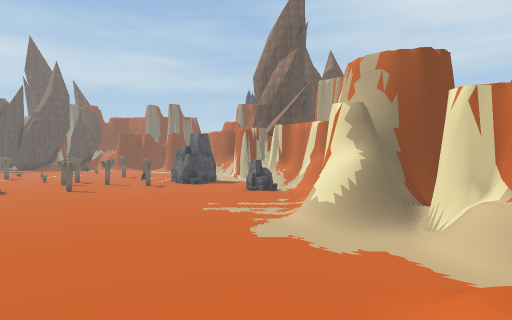
[1] (above)

24 first-person views from a walk through a 3-D level made in the Unity game engine. The camera is 1.3 m above the floor, tilts 2° down and sees 75° across. The floor is counted in squares, 2 m on a side. Each view is taken from the middle of a square. On the plan, view 1 faces up. The plan holds only what a view shows up to about 10 squares ahead; the rest is blank. The place goes on beyond the plan. Some surface patterns are stand-ins.

[2]
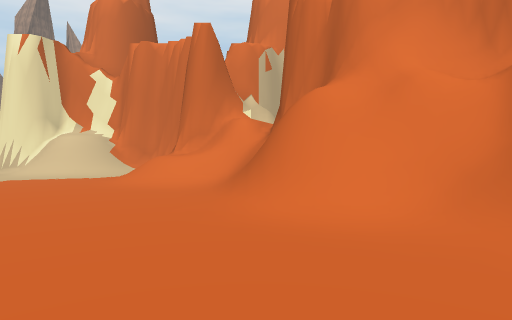

[3]
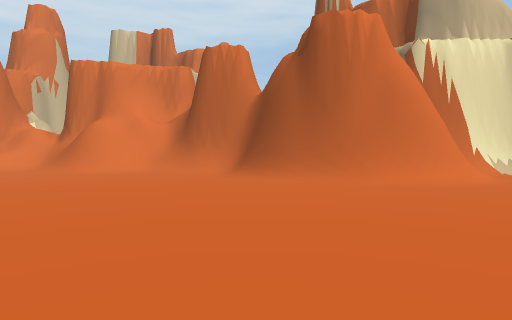

[4]
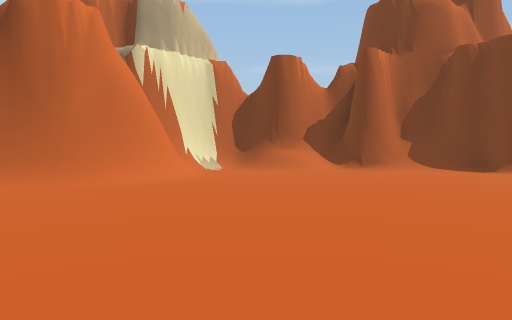

[5]
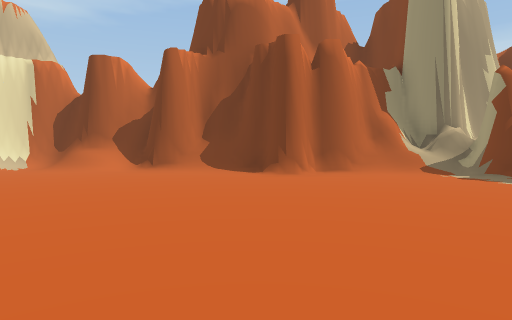

[6]
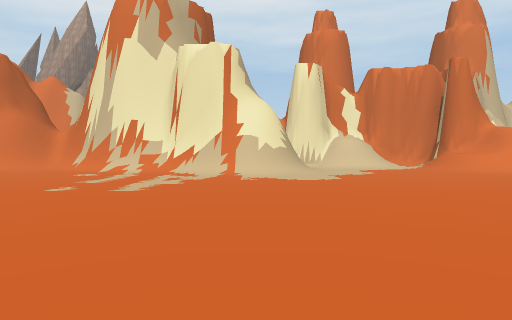

[7]
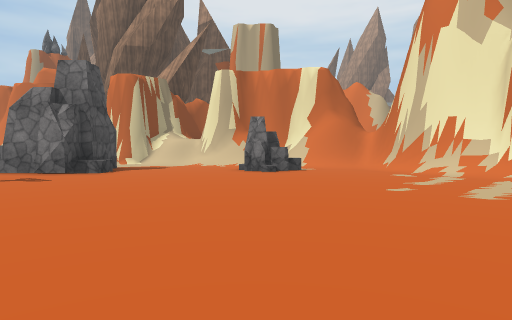

[8]
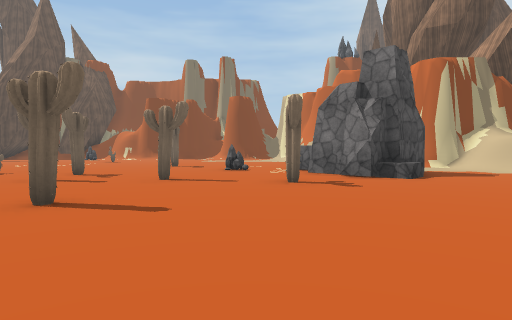

[9]
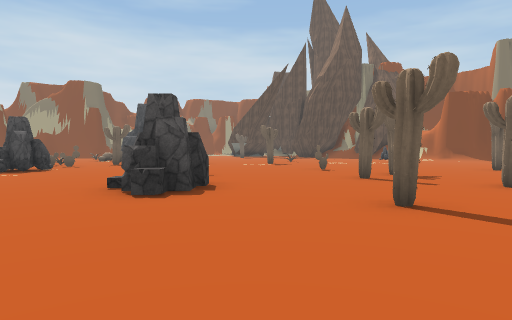

[10]
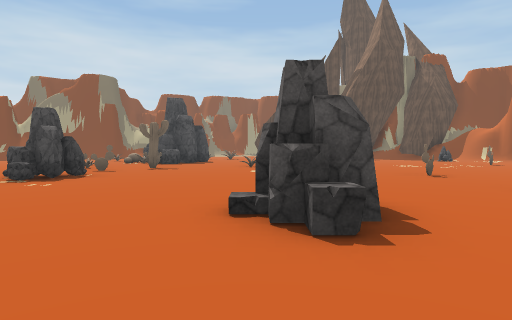

[11]
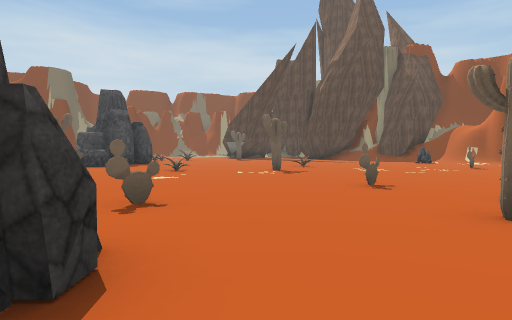

[12]
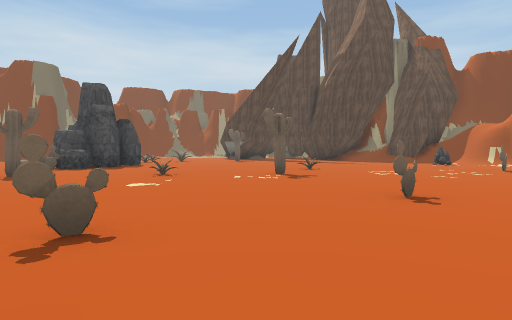

[13]
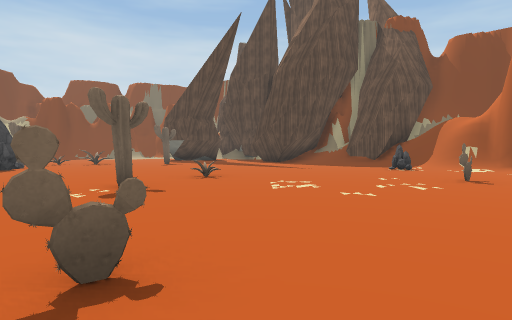

[14]
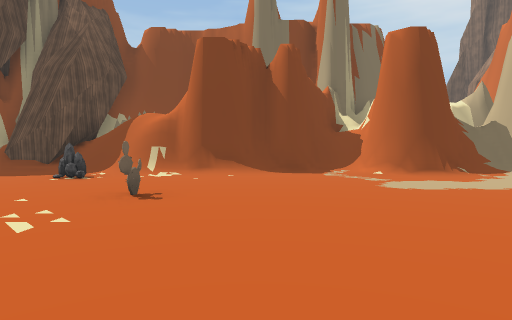

[15]
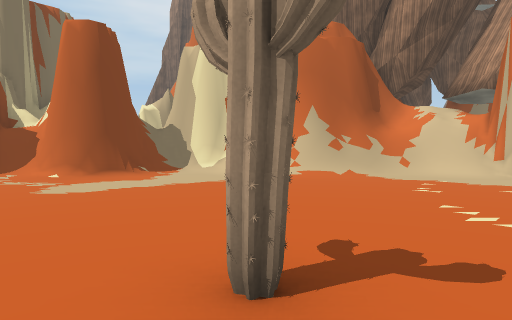

[16]
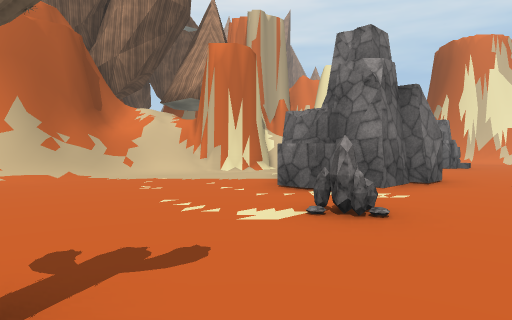

[17]
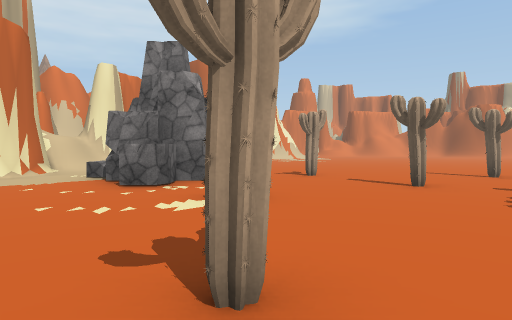

[18]
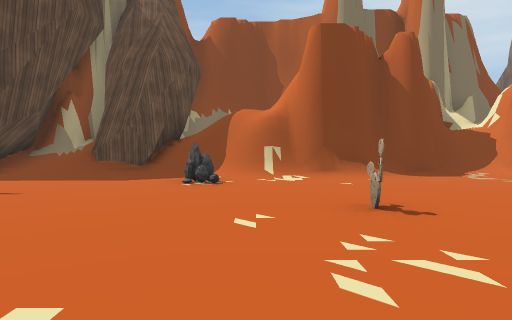

[19]
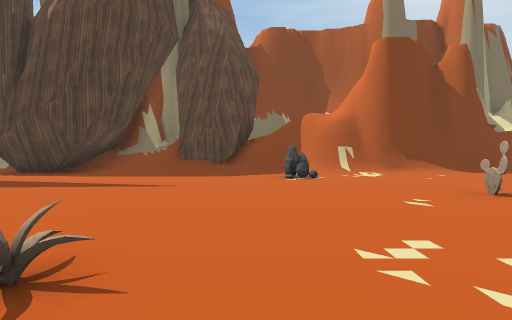

[20]
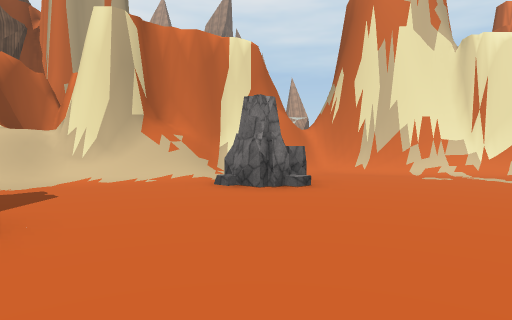

[21]
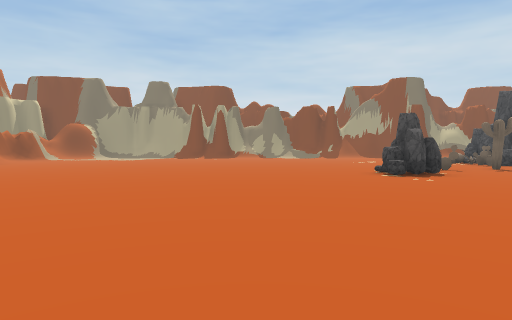

[22]
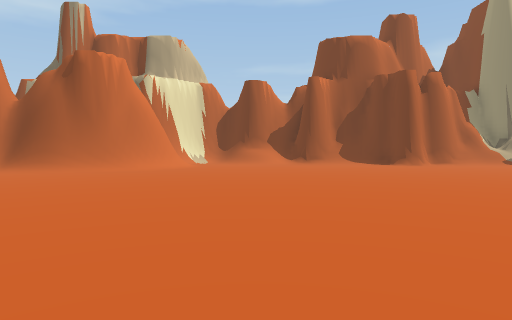

[23]
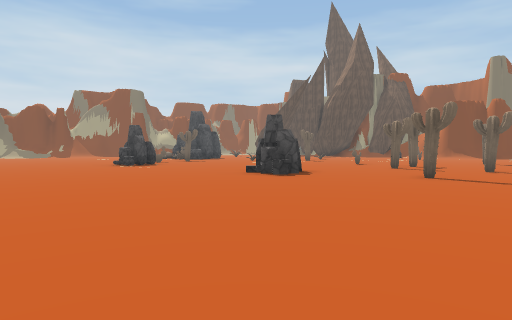

[24]
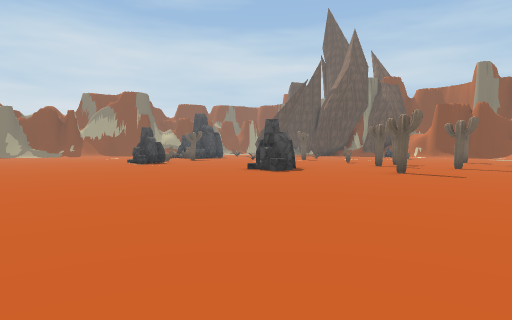

### Floor plan
Key: @ floor where view 1 was taken; # wall or solid block; . floor; / step, stairs or slope; = window, fence, low wall or low ledge; O other object.
Columns run from 21 left of view 1 to 5 right of it. Each row starts with its distance up from view 1.
 34 #/#####  ####
 33 .././/#####.#####
 32 .....O.......##/#
 31 .....O..........#
 30 ................#
 29 .......O........###
 28  ...............//##
 27  ................./#
 26 ...................##
 25 ...O.......O........#
 24 ....................###
 23 ...O.........O.OOOO./##
 22 .......O........OOO../#
 21 ..O.......O.....OO.../#
 20 ............O....O....##
 19 ...............O....../##
 18 #.....O..............OO #
 17 O...........O.........O/##
 16 ........O.............../#
 15  OO.....O...............##
 14 ......................./#
 13 ......................./#
 12 .......................##
 11 .......................#
 10 .......................#
  9 .......................####
  8 ........................./#
  7 ......  .....  ........../#
  6 .....  .......  ........./#
  5 .... . ................./.#
  4 ..  ...................//##
  3    ....................//##
  2   ................../==//#
  1   ..................//=###
  0  ..............////##@##
 -1 ..............#######/#
 -2 .............##       #
 -3 #............#
 -4 ######..../../
 -5 ###  ####////##

Positions as (right, up) in squares from view 1, and headings:
1: (0, 0), facing up
2: (-4, 2), facing right
3: (-10, 5), facing down-right
4: (-10, 5), facing down
5: (-16, 5), facing down
6: (-7, 10), facing right
7: (-7, 11), facing up-right
8: (-7, 13), facing up
9: (-8, 13), facing up-left
10: (-11, 13), facing up-left
11: (-11, 16), facing up-left
12: (-12, 17), facing up-left
13: (-12, 21), facing up-left
14: (-12, 24), facing up
15: (-11, 24), facing up-right
16: (-11, 24), facing right
17: (-11, 26), facing down-right
18: (-15, 25), facing up
19: (-17, 24), facing up
20: (-6, 18), facing right
21: (-11, 11), facing left
22: (-11, 9), facing down
23: (-7, 9), facing up-left
24: (-6, 8), facing up-left
